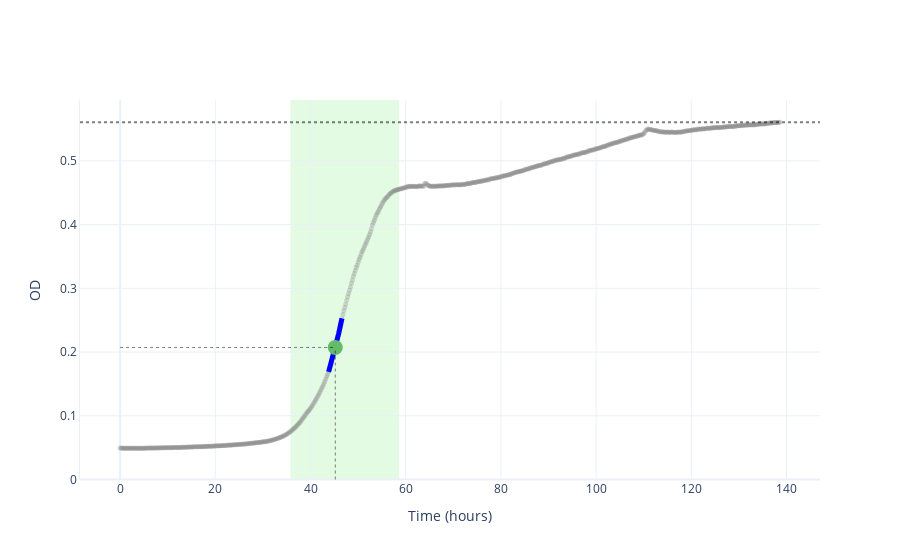

Write notebook code for a chart like this one.
### Markdown cell above
## Plotting API

You can pass fit results directly to `annotate_plot()`; it reads `fit_t_min` and
`fit_t_max` from `params` to determine the window across which the model was fit. The model is not plotted outside of the window to which is was fit

Two functions are used to create an annotated plot. create_base_plot generates the base figure with the OD data. annotate_plot takes this figure as an input and optionally visualizes growth statistics as overlays on the growth curve. Passing 'None' to the argument in annotate_plot causes it to be ignored.

### Code cell
# Fit a non-parametric model and extract statistics
spline_fit = gc.non_parametric.fit_non_parametric(time, data, umax_method="sliding_window")
spline_stats = gc.utils.extract_stats_from_fit(spline_fit, time, data)

# Plot with annotations (spline)
# Simply pass the fit result directly to annotate_plot
# Scale is automatically detected from the figure
fig = gc.plot.create_base_plot(time, data, scale="linear")
fig = gc.plot.annotate_plot(
    fig,
    phase_boundaries=(spline_stats["exp_phase_start"], spline_stats["exp_phase_end"]),
    time_umax=spline_stats["time_at_umax"],
    od_umax=spline_stats["od_at_umax"],
    od_max=spline_stats["max_od"],
    umax_point=(spline_stats["time_at_umax"], spline_stats["od_at_umax"]),
    fitted_model=spline_fit,  # Pass fit result directly!
)

fig.show()

### Figure 1 — Plotly figure (JSON) as saved in the notebook; plotly's stock layout.template omitted (floating-point values rounded to 4 significant figures; data arrays with more than 128 entries replaced by an {"elided": "..."} marker saying what was removed)
{"data": [{"marker": {"color": "gray", "opacity": 0.3, "size": 5}, "mode": "markers", "name": "Data", "showlegend": false, "type": "scatter", "x": {"elided": "694 float values"}, "y": {"elided": "694 float values"}}, {"line": {"color": "blue", "width": 5}, "mode": "lines", "name": "Sliding window fit", "showlegend": false, "type": "scatter", "x": {"elided": "200 float values"}, "y": {"elided": "200 float values"}}, {"marker": {"color": "#66BB6A", "size": 15, "symbol": "circle"}, "mode": "markers", "showlegend": false, "type": "scatter", "x": [45.2], "y": [0.2072]}], "layout": {"hovermode": "closest", "shapes": [{"fillcolor": "lightgreen", "layer": "below", "line": {"width": 0}, "opacity": 0.25, "type": "rect", "x0": 35.79, "x1": 58.62, "xref": "x", "y0": 0, "y1": 1, "yref": "y domain"}, {"line": {"color": "black", "dash": "dot", "width": 1}, "opacity": 0.5, "type": "line", "x0": 45.2, "x1": 45.2, "y0": 0, "y1": 0.2072}, {"line": {"color": "black", "dash": "dot", "width": 1}, "opacity": 0.5, "type": "line", "x0": 0, "x1": 45.2, "y0": 0.2072, "y1": 0.2072}, {"line": {"color": "black", "dash": "dot", "width": 2}, "opacity": 0.5, "type": "line", "x0": 0, "x1": 1, "xref": "x domain", "y0": 0.5608, "y1": 0.5608, "yref": "y"}], "showlegend": false, "xaxis": {"range": [0, null], "title": {"text": "Time (hours)"}}, "yaxis": {"range": [0, null], "showline": true, "title": {"text": "OD"}, "visible": true}}}
